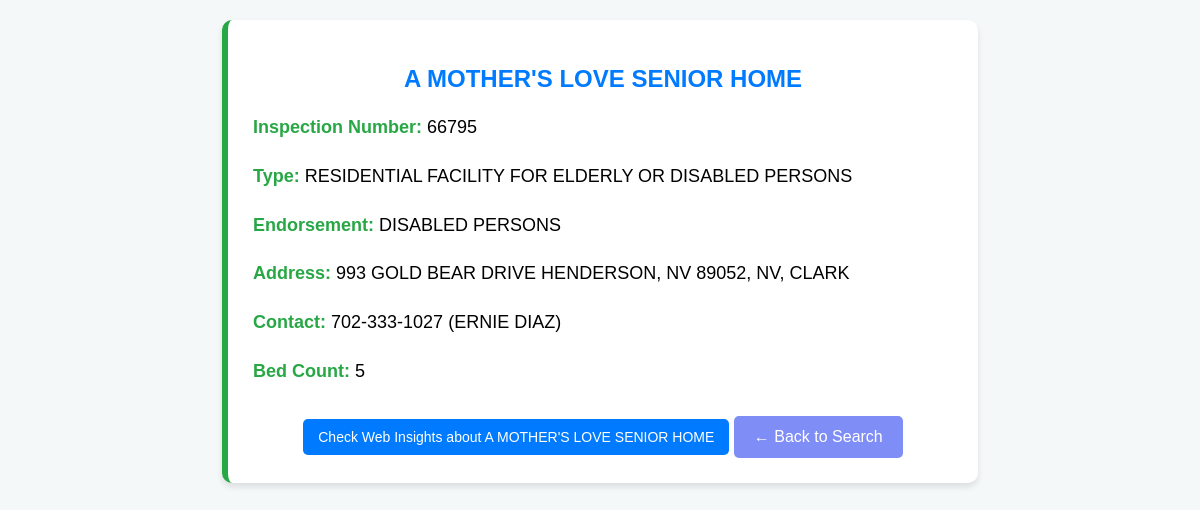
Page /searxng/facility/11/ on the committed database.
### search/models.py (models this page shows, shortened)
class Facility(models.Model):
    STATUS_CHOICES = [
        ('active', 'Active'),
        ('inactive', 'Inactive'),
        ('pending', 'Pending Approval'),
        ('rejected', 'Rejected'),
        ('draft', 'Draft')
    ]
    SUBMISSION_TYPE_CHOICES = [
        ('admin', 'Admin Entry'),
        ('self_register', 'Self Registration'),
        ('bulk_import', 'Bulk Import')
    ]
    name = models.CharField(max_length=255)
    slug = models.SlugField(unique=True, blank=True)
    facility_type = models.CharField(max_length=255)
    endorsement = models.CharField(max_length=255, blank=True, null=True)
    inspection_number = models.CharField(max_length=100, unique=True)
    address = models.TextField()
    state = models.CharField(max_length=50)
    county = models.CharField(max_length=100)
    contact = models.CharField(max_length=255, blank=True, null=True)
    contact_person = models.CharField(max_length=255, blank=True, null=True)
    bed_count = models.IntegerField(default=0)
    status = models.CharField(max_length=20, choices=STATUS_CHOICES, default='pending')
    image = models.ImageField(
        upload_to='facilities/%Y/%m/',
        blank=True,
        null=True,
        help_text="Facility main image"
    )
    submitted_by = models.ForeignKey(
        User,
        on_delete=models.SET_NULL,
        null=True,
        blank=True,
        help_text="Who submitted this facility"
    )
    submission_type = models.CharField(
        max_length=20,
        choices=SUBMISSION_TYPE_CHOICES,
        default='admin'
    )
    created_at = models.DateTimeField(auto_now_add=True)
    updated_at = models.DateTimeField(auto_now=True)
    approved_at = models.DateTimeField(null=True, blank=True)
    approved_by = models.ForeignKey(
        User,
        on_delete=models.SET_NULL,
        null=True,
        blank=True,
        related_name='approved_facilities'
    )
    meta_description = models.TextField(blank=True, max_length=160)
    search_keywords = models.TextField(blank=True)
    class Meta:
        ordering = ['-created_at']
        verbose_name_plural = "Facilities"
        indexes = [
            models.Index(fields=['status']),
            models.Index(fields=['facility_type']),
            models.Index(fields=['state', 'county']),
        ]

### search/views.py (the view)
# urls.py: path('searxng/facility/<int:facility_id>/', views.searxngfacilitydetail, name='searxngfacilitydetail'),
def searxngfacilitydetail(request, facility_id):
    facility = get_object_or_404(Facility, id=facility_id, status='active')
    context = {
        "facility": facility,
        "request": request,  # Pass request to allow template to access GET parameters
    }
    return render(request, "search/detail_searxng.html", context)

### search/templates/search/detail_searxng.html (shortened to what this page needs)
{% load static %}
<!DOCTYPE html>
<html lang="en">
<head>
    <link rel="stylesheet" href="{% static 'search/details.css' %}">
</head>
<body>
    <div class="container">
        <h2>{{ facility.name }}</h2>
        <div class="info"><strong>Inspection Number:</strong> {{ facility.inspection_number }}</div>
        <div class="info"><strong>Type:</strong> {{ facility.facility_type }}</div>
        <div class="info"><strong>Endorsement:</strong> {{ facility.endorsement }}</div>
        <div class="info"><strong>Address:</strong> {{ facility.address }}, {{ facility.state }}, {{ facility.county }}</div>
        <div class="info"><strong>Contact:</strong> {{ facility.contact }} {% if facility.contact_person %}({{ facility.contact_person }}){% endif %}</div>
        <div class="info"><strong>Bed Count:</strong> {{ facility.bed_count }}</div>
        <button id="show-insights-btn" class="show-insights-btn">Check Web Insights about {{ facility.name }}</button>
        <a href="{% url 'searxng_home' %}?{{ request.GET.urlencode }}" class="back-button">← Back to Search</a>
    </div>
</body>
</html>

### search/static/search/details.css (style rules this page uses)
body { font-family: Arial, sans-serif; background-color: #f4f8f9; margin: 0; padding: 20px; text-align: center; }
.container { max-width: 700px; margin: auto; background: white; padding: 25px; border-radius: 10px; box-shadow: 0px 4px 6px rgba(0, 0, 0, 0.1); border-left: 6px solid #28a745; }
h2 { color: #007bff; margin-bottom: 10px; }
.info { text-align: left; font-size: 18px; line-height: 1.6; padding: 10px 0; }
.info strong { color: #28a745; }
.back-button { display: inline-block; margin-top: 20px; padding: 12px 20px; font-size: 16px; background: rgb(127, 141, 246); color: white; text-decoration: none; border-radius: 5px; transition: background 0.3s; }

### search/templates/search/detail_searxng.html (style rules this page uses)
.show-insights-btn { display: inline-block; margin-top: 20px; padding: 10px 15px; background-color: #007bff; color: white; border-radius: 5px; text-decoration: none; cursor: pointer; border: none; font-size: 14px; transition: background-color 0.3s; }

### rows in the picture
Facility: name "A MOTHER'S LOVE SENIOR HOME", inspection_number "66795", facility_type "RESIDENTIAL FACILITY FOR ELDERLY OR DISABLED PERSONS", endorsement "DISABLED PERSONS", address "993 GOLD BEAR DRIVE HENDERSON, NV 89052", state "NV", county "CLARK", contact "702-333-1027", contact_person "ERNIE DIAZ", bed_count "5"
